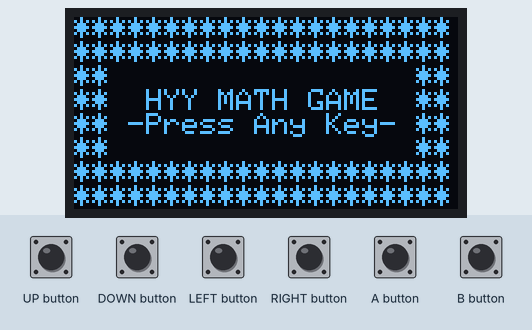
This sketch was run on a simulated Arduboy, built with avr-gcc and run on an emulated ATmega32U4. Parts: 128×64 one-colour display. Inputs (shaded band) come from the test bench. Random numbers use the default seed unless the sketch sets one; EEPROM starts erased.

Above: at 1.2 s.
1.3 s: UP button pressed for 0.15 s
At 2.2 s:
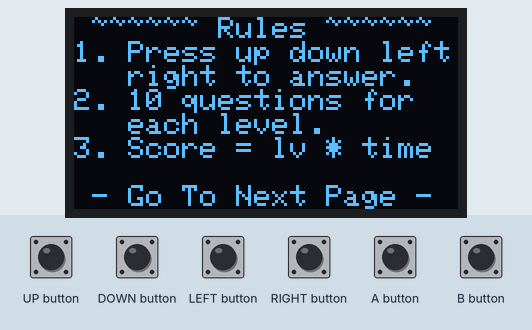
2.9 s: DOWN button pressed for 0.15 s
At 3.4 s:
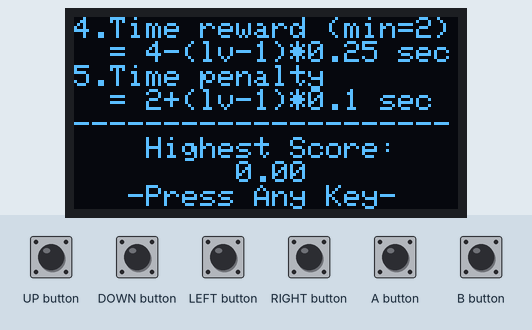
4.5 s: RIGHT button pressed for 0.15 s
At 4.59 s:
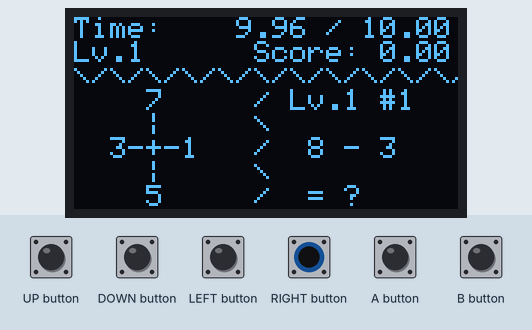
6.1 s: LEFT button pressed for 0.15 s
At 6.9 s:
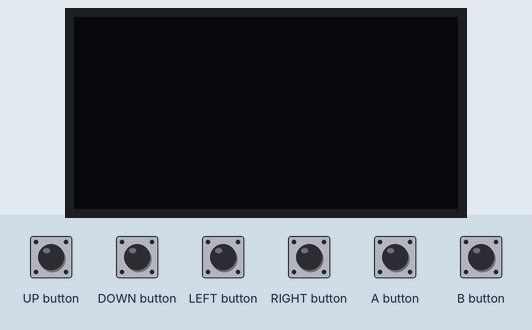
9.2 s: UP button pressed for 1 s
At 11.0 s:
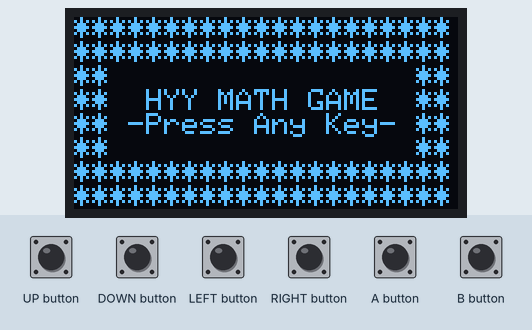
11.7 s: DOWN button pressed for 1 s
At 12.6 s:
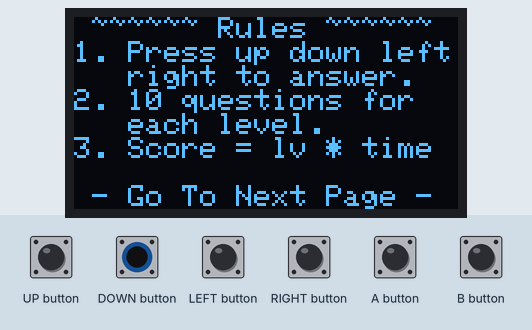
Timing chart, 0 to 14.7 s (numbered marks = the images above; inputs shaded):
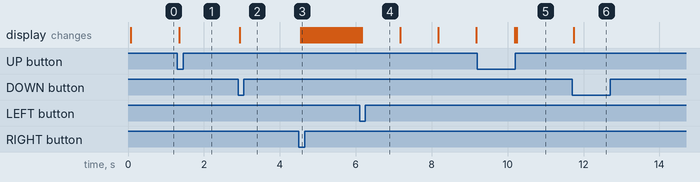

Measured:
- after the input at 1.3 s, the display: changes after 0.05 s (image 1)
- after the input at 2.9 s, the display: changes after 0.05 s (image 2)
- after the input at 4.5 s, the display: first changes at once (image 3 shows a later state)
- after the input at 11.7 s, the display: changes after 0.05 s (image 6)

The sketch:

arduboy_HYYmathsGame_Remake.ino
```cpp
/*
 * Maths Calculation Game
 * Made by HYY - February 26th, 2019
 * Remade on April 12th, 2021
 *
 * GitHub Page:
 * https://github.com/barryyik/Arduboy-Calculation-Game
*/

#include <Arduboy2.h>
#include <timer.h>

#define EEPROM_HASRECORD   EEPROM_STORAGE_SPACE_START
#define EEPROM_HIGHESTSCORE   EEPROM_STORAGE_SPACE_START + 4

Arduboy2 arduboy;

// variables for game play
bool needInitializeGame;
bool needGenerateNewQuestion;
float HighestScoreHYY;

// variables for time
unsigned long referenceTimeInMillis;
unsigned long currentTimeInMillis;
unsigned long maxTimeDifferenceInMillis; // Constant, value = 10000
float timeLeft;

// variables for level & score
float score;
int level;

// variables for setting questions
int questionNumber;
int answerPosition;
int dummyVariable1;
int dummyVariable2;
int dummyVariable3;
int randomNumber;
String questionString;

// variables for answer options
int intForUp;
int intForDown;
int intForLeft;
int intForRight;

void setup() {
    arduboy.begin();
    arduboy.clear();

    needInitializeGame = true;

    // Constants
    maxTimeDifferenceInMillis = 10000;
}

void loop() {
    if (needInitializeGame) initializeGame();

    // Trigger question and answer generation
    if (needGenerateNewQuestion) generateNewQuestionAndAnswers();

    /* Create game interface */
    // UI - Time
    currentTimeInMillis = millis();
    unsigned long timePassedInMillis = currentTimeInMillis - referenceTimeInMillis;
    float timePassedIn10Millis = timePassedInMillis / 10;
    timeLeft = 10.00 - ((timePassedIn10Millis > 1000) ? 1000 : timePassedIn10Millis) /100;
    String timeLeftString = String(timeLeft);
    if (timeLeft < 10.00) timeLeftString = " " + timeLeftString;
    for (int i = timeLeftString.length(); i < 5; i++) timeLeftString += "";

    arduboy.clear();
    arduboy.print("Time:   " + timeLeftString + " / 10.00\n");

    // UI - Level & Question Number & Score
    arduboy.print("Lv." + String(level));
    for (int i = String(score).length() + String(level).length(); i < 11; i++) arduboy.print(" ");
    arduboy.print("Score: " + String(score) + "\n");

    // UI - Question & Answers
    arduboy.print("\\/\\/\\/\\/\\/\\/\\/\\/\\/\\/\\/\n");

    arduboy.print("    " + String(intForUp));
    for (int i = String(intForUp).length(); i < 6; i++) { arduboy.print(" "); }
    arduboy.print("/ Lv." + String(level) + " #" + String(questionNumber) + "\n");

    arduboy.print("    |     \\\n");

    for (int i = String(intForLeft).length(); i < 3; i++) { arduboy.print(" "); }
    arduboy.print(String(intForLeft) + "-+-" + String(intForRight));
    for (int i = String(intForRight).length(); i < 4; i++){ arduboy.print(" "); }
    arduboy.print("/  " + String(questionString) + "\n");

    arduboy.print("    |     \\\n");

    arduboy.print("    " + String(intForDown));
    for (int i = String(intForDown).length(); i < 6; i++) { arduboy.print(" "); }
    arduboy.print("/  = ?");


    // Answer Determination
    arduboy.pollButtons();
    if (arduboy.justPressed(UP_BUTTON) || arduboy.justPressed(DOWN_BUTTON) || arduboy.justPressed(LEFT_BUTTON) || arduboy.justPressed(RIGHT_BUTTON) ) {
        if ( (arduboy.justPressed(UP_BUTTON) && answerPosition == 0)
            || (arduboy.justPressed(DOWN_BUTTON) && answerPosition == 1)
            || (arduboy.justPressed(LEFT_BUTTON) && answerPosition == 2)
            || (arduboy.justPressed(RIGHT_BUTTON) && answerPosition == 3)){
        actionWhenCorrectButtonPressed();
        }
        else {
            actionWhenWrongButtonPressed();
        }
    }

    // Game Over Case
    if (timeLeft <= 0) {
        if (score > EEPROM.get(EEPROM_HIGHESTSCORE, HighestScoreHYY)) EEPROM.put(EEPROM_HIGHESTSCORE, score);
        HighestScoreHYY = EEPROM.get(EEPROM_HIGHESTSCORE, HighestScoreHYY);

        // 1st delay
        arduboy.clear();
        arduboy.display();
        delay(1000);

        // 2nd delay
        arduboy.print("\n GAMEOVER @ Lv. " + String(level) + "#" + String(questionNumber));
        arduboy.display();
        delay(1000);

        // 3rd delay
        arduboy.print("\n\n");
        arduboy.print("Score: " + String(score));
        arduboy.display();
        delay(1000);

        // 4th delay
        arduboy.print("\n\n");
        arduboy.print("Highest: " + String(HighestScoreHYY));
        arduboy.display();
        delay(1000);

        arduboy.print("\n\n");
        arduboy.print("   -Press Any Key-   ");
        arduboy.display();

        freezeScreen();
        needInitializeGame = true;
    }

    arduboy.display();
}

/* Other Functions Goes Here */

void actionWhenCorrectButtonPressed() {
    unsigned long timeRewardInMillis = 4000 - (level - 1) * 250;
    referenceTimeInMillis += timeRewardInMillis;
    if (referenceTimeInMillis > currentTimeInMillis) referenceTimeInMillis = currentTimeInMillis;

    // Next Question
    score = score + (level * timeLeft);
    questionNumber += 1;
    if (questionNumber > 10) {
        questionNumber = 1;
        level += 1;
    }
    needGenerateNewQuestion = true;
}

void actionWhenWrongButtonPressed() {
    unsigned long timePenaltyInMillis = 2000 + (level - 1) * 100;
    referenceTimeInMillis -= timePenaltyInMillis;
    if (referenceTimeInMillis <= currentTimeInMillis - maxTimeDifferenceInMillis) referenceTimeInMillis = currentTimeInMillis - maxTimeDifferenceInMillis;
}

void freezeScreen() {
    bool isScreenFreezed = true;
    while (isScreenFreezed == true) {
        arduboy.pollButtons();
        if ( arduboy.justPressed(UP_BUTTON)
            || arduboy.justPressed(DOWN_BUTTON)
            || arduboy.justPressed(LEFT_BUTTON)
            || arduboy.justPressed(RIGHT_BUTTON)
            || arduboy.justPressed(A_BUTTON)
            || arduboy.justPressed(B_BUTTON) ) {
            isScreenFreezed = false;
        }
    }
}

void generateRandomNumber(int maxInt) {
    arduboy.initRandomSeed();
    randomNumber = random(0, maxInt);
}

void initializeGame() {
    needInitializeGame = false;

    // Get Highest Score (and set to 0.00 if there isn't any)
    float hasSetHighestScore = EEPROM.get(EEPROM_HASRECORD, hasSetHighestScore);
    if (hasSetHighestScore != 20210412.1958) {
        EEPROM.put(EEPROM_HASRECORD, 20210412.1958);
        EEPROM.put(EEPROM_HIGHESTSCORE, 0.00);
    }
    HighestScoreHYY = EEPROM.get(EEPROM_HIGHESTSCORE, HighestScoreHYY);

    showGameStartScreen();

    // Reset variables
    referenceTimeInMillis = millis();
    level = 1;
    questionNumber = 1;
    score = 0.00;
    needGenerateNewQuestion = true;
}

void showGameStartScreen() {
    // 1st Page
    arduboy.clear();
    arduboy.print("*********************\n");
    arduboy.print("*********************\n");
    arduboy.print("**                 **\n");
    arduboy.print("**  HYY MATH GAME  **\n");
    arduboy.print("** -Press Any Key- **\n");
    arduboy.print("**                 **\n");
    arduboy.print("*********************\n");
    arduboy.print("*********************");
    arduboy.display();
    freezeScreen();

    // 2nd Page
    arduboy.clear();
    arduboy.print(" ~~~~~~ Rules ~~~~~~ \n");
    arduboy.print("1. Press up down left\n");
    arduboy.print("   right to answer.  \n");
    arduboy.print("2. 10 questions for  \n");
    arduboy.print("   each level.       \n");
    arduboy.print("3. Score = lv * time \n");
    arduboy.print("                     \n");
    arduboy.print(" - Go To Next Page - ");
    arduboy.display();
    freezeScreen();

    // 3rd Page
    arduboy.clear();
    arduboy.print("4.Time reward (min=2)\n");
    arduboy.print("  = 4-(lv-1)*0.25 sec\n");
    arduboy.print("5.Time penalty       \n");
    arduboy.print("  = 2+(lv-1)*0.1 sec \n");
    arduboy.print("---------------------\n");
    arduboy.print("    Highest Score:   \n");
    for (int i = String(HighestScoreHYY).length(); i < 21; i += 2) arduboy.print(" ");
    arduboy.print(String(HighestScoreHYY) + "\n");
    arduboy.print("   -Press Any Key-   ");
    arduboy.display();
    freezeScreen();
}

void generateNewDummyVariables(int operatorInt) {
    generateRandomNumber((level + 9));
    dummyVariable1 = randomNumber;
    generateRandomNumber((level + 9));
    dummyVariable2 = randomNumber;

    // Get rid of "divided by zero" error
    if (operatorInt == 3) {
        while (dummyVariable1 == 0) {
            generateRandomNumber((level + 9));
            dummyVariable1 = randomNumber;
        }
    }

    if (operatorInt <= 1)
        dummyVariable3 = dummyVariable1 + dummyVariable2;
    else
        dummyVariable3 = dummyVariable1 * dummyVariable2;
}

void generateNewQuestionAndAnswers() {
    needGenerateNewQuestion = false;

    int firstNumber;
    int secondNumber;
    int thirdNumber;
    int answerPositionArray[] = {0,1,2,3};

    // shuffle the array
    for (int i = 0; i < 4; i++) {
        generateRandomNumber(4);
        int n = randomNumber;
        int temp = answerPositionArray[n];
        answerPositionArray[n] = answerPositionArray[i];
        answerPositionArray[i] = temp;
    }
    answerPosition = answerPositionArray[0];

    String allOperators = "+-*/";
    generateRandomNumber(4);
    String operatorString = String(allOperators[randomNumber]);
    int operatorInt = allOperators.indexOf(operatorString);

    // Generate variables
    generateNewDummyVariables(operatorInt);

    // Generate the question
    if (operatorInt % 2 == 0) {
        firstNumber = dummyVariable1;
        secondNumber = dummyVariable2;
        thirdNumber = dummyVariable3;
    }
    else {
        firstNumber = dummyVariable3;
        secondNumber = dummyVariable1;
        thirdNumber = dummyVariable2;
    }
    questionString = String(firstNumber) + " " + operatorString + " " + String(secondNumber);

    // Generate the choices
    int otherChoice1;
    int otherChoice2;
    int otherChoice3;
    bool needCheckDuplicatedChoices = true;
    while (needCheckDuplicatedChoices) {
        if (operatorInt % 2 == 0) {
            generateNewDummyVariables(operatorInt);
            otherChoice1 =  dummyVariable3;
            generateNewDummyVariables(operatorInt);
            otherChoice2 =  dummyVariable3;
            generateNewDummyVariables(operatorInt);
            otherChoice3 =  dummyVariable3;
        }
        else {
            generateNewDummyVariables(operatorInt);
            otherChoice1 =  dummyVariable2;
            generateNewDummyVariables(operatorInt);
            otherChoice2 =  dummyVariable2;
            generateNewDummyVariables(operatorInt);
            otherChoice3 =  dummyVariable2;
        }
        // Check if choices are unique
        if (thirdNumber != otherChoice1
            && thirdNumber != otherChoice2
            && thirdNumber != otherChoice3
            && otherChoice1 != otherChoice2
            && otherChoice1 != otherChoice3
            && otherChoice2 != otherChoice3)
            needCheckDuplicatedChoices = false;
    }

    int choicesArray[4];
    choicesArray[answerPositionArray[0]] = thirdNumber;
    choicesArray[answerPositionArray[1]] = otherChoice1;
    choicesArray[answerPositionArray[2]] = otherChoice2;
    choicesArray[answerPositionArray[3]] = otherChoice3;

    intForUp = choicesArray[0];
    intForDown = choicesArray[1];
    intForLeft = choicesArray[2];
    intForRight = choicesArray[3];
}
```
